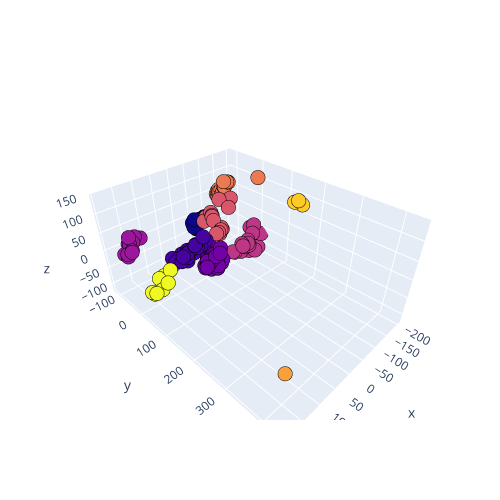

The code cell stored with this chart in its notebook:
### Code cell
# 3d scatterplot of k-means using plotly
fig = plt.figure(figsize = (15,15))
trace = go.Scatter3d(x=X[:, 0], y=X[:, 1], z=X[:, 2], mode='markers',marker=dict(color = km_labels, size= 5, line=dict(color= 'black',width = 3)))
layout = go.Layout(margin=dict(l=0,r=0),height = 500,width = 500)
data = [trace]
fig = go.Figure(data = data, layout = layout)
fig.show()
#if you turn the 3d plot you can see the clustering is so good.

### Figure 1 — Plotly figure (JSON) as saved in the notebook; plotly's stock layout.template omitted (floating-point values rounded to 4 significant figures; data arrays with more than 128 entries replaced by an {"elided": "..."} marker saying what was removed)
{"data": [{"marker": {"color": {"elided": "165 int values"}, "line": {"color": "black", "width": 3}, "size": 5}, "mode": "markers", "type": "scatter3d", "x": {"elided": "165 float values"}, "y": {"elided": "165 float values"}, "z": {"elided": "165 float values"}}], "layout": {"height": 500, "margin": {"l": 0, "r": 0}, "width": 500}}
